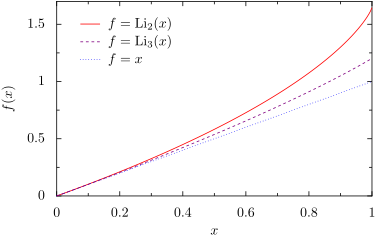

The Python source for this figure:
#!/usr/bin/python

from __future__ import division
from pyx import *
from mpmath import polylog
from numpy import linspace

text.set(mode="latex")

start = 0
stop  = 1
N     = 200

data = []
for x in linspace(start, stop, N):
    data.append((x, polylog(2,x), polylog(3,x)))

g = graph.graphxy(
    width = 8,
    key   = graph.key.key(pos="tl", dist=0.1),
    x     = graph.axis.lin(title=r"$x$"),
    y     = graph.axis.lin(title=r"$f(x)$", max=1.7),
)

g.plot([
    graph.data.points(data, x=1, y=2, title=r"$f=\mathrm{Li}_2(x)$"),
    graph.data.points(data, x=1, y=3, title=r"$f=\mathrm{Li}_3(x)$"),
    graph.data.points(data, x=1, y=1, title=r"$f=x$")
    ],
    [graph.style.line([color.gradient.RedBlue])]
    )
g.writePDFfile("polylog")
